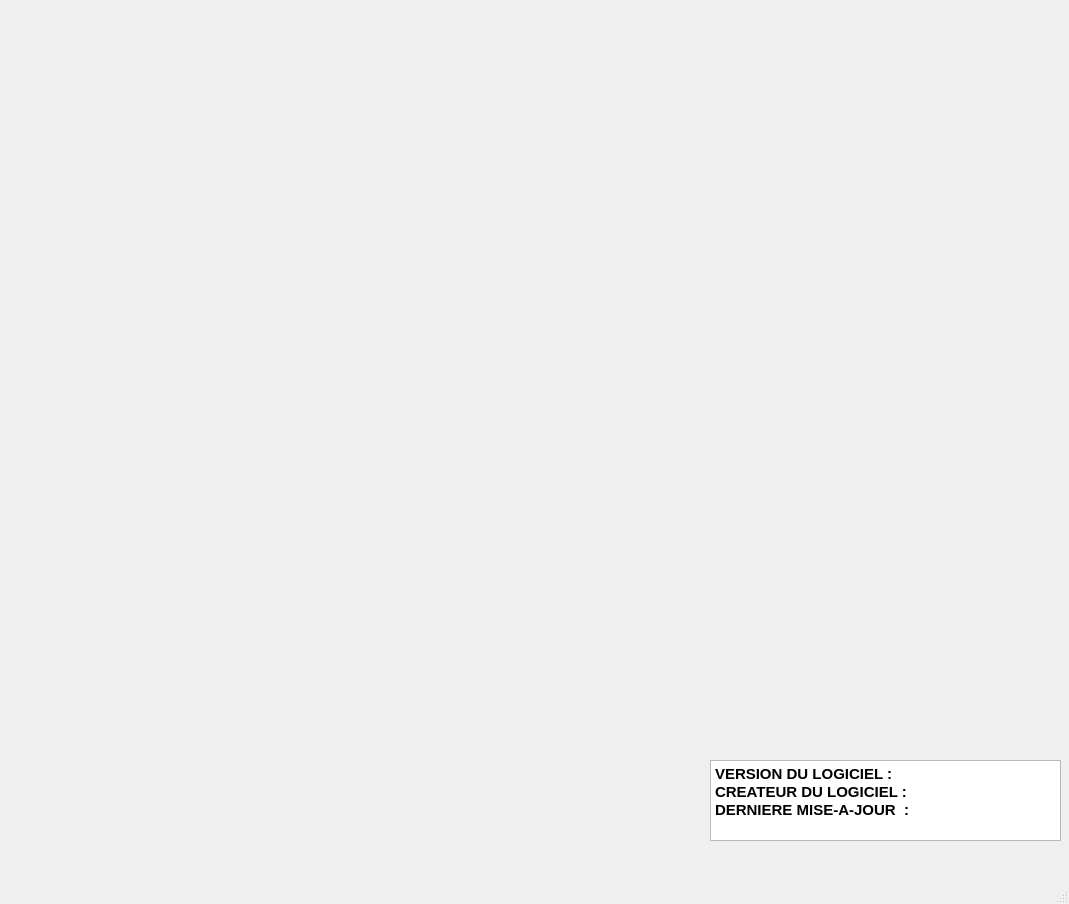
<?xml version="1.0" encoding="UTF-8"?>
<ui version="4.0">
 <class>MainWindow</class>
 <widget class="QMainWindow" name="MainWindow">
  <property name="geometry">
   <rect>
    <x>0</x>
    <y>0</y>
    <width>1069</width>
    <height>904</height>
   </rect>
  </property>
  <property name="windowTitle">
   <string>MainWindow</string>
  </property>
  <widget class="QWidget" name="centralwidget">
   <widget class="QTextEdit" name="textEdit">
    <property name="geometry">
     <rect>
      <x>710</x>
      <y>760</y>
      <width>351</width>
      <height>81</height>
     </rect>
    </property>
    <property name="tabletTracking">
     <bool>false</bool>
    </property>
    <property name="html">
     <string>&lt;!DOCTYPE HTML PUBLIC &quot;-//W3C//DTD HTML 4.0//EN&quot; &quot;http://www.w3.org/TR/REC-html40/strict.dtd&quot;&gt;
&lt;html&gt;&lt;head&gt;&lt;meta name=&quot;qrichtext&quot; content=&quot;1&quot; /&gt;&lt;style type=&quot;text/css&quot;&gt;
p, li { white-space: pre-wrap; }
&lt;/style&gt;&lt;/head&gt;&lt;body style=&quot; font-family:'Noto Sans'; font-size:11pt; font-weight:400; font-style:normal;&quot;&gt;
&lt;p style=&quot; margin-top:0px; margin-bottom:0px; margin-left:0px; margin-right:0px; -qt-block-indent:0; text-indent:0px;&quot;&gt;&lt;span style=&quot; font-weight:600;&quot;&gt;VERSION DU LOGICIEL : &lt;/span&gt;&lt;/p&gt;
&lt;p style=&quot; margin-top:0px; margin-bottom:0px; margin-left:0px; margin-right:0px; -qt-block-indent:0; text-indent:0px;&quot;&gt;&lt;span style=&quot; font-weight:600;&quot;&gt;CREATEUR DU LOGICIEL :&lt;/span&gt;&lt;/p&gt;
&lt;p style=&quot; margin-top:0px; margin-bottom:0px; margin-left:0px; margin-right:0px; -qt-block-indent:0; text-indent:0px;&quot;&gt;&lt;span style=&quot; font-weight:600;&quot;&gt;DERNIERE MISE-A-JOUR  :  &lt;/span&gt;&lt;/p&gt;&lt;/body&gt;&lt;/html&gt;</string>
    </property>
   </widget>
  </widget>
  <widget class="QMenuBar" name="menubar">
   <property name="geometry">
    <rect>
     <x>0</x>
     <y>0</y>
     <width>1069</width>
     <height>27</height>
    </rect>
   </property>
  </widget>
  <widget class="QStatusBar" name="statusbar"/>
 </widget>
 <resources/>
 <connections/>
</ui>
